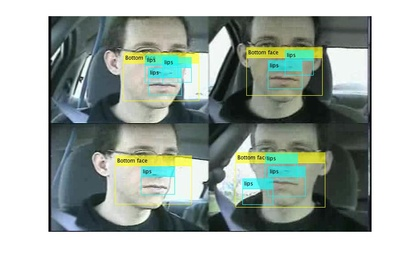
%> input picture Test_Classifier1.jpg, 420 x 274 px, shrunk from 936 x 610 before the run
$ octave --eval "result = Classifier2(imread('../Test_Classifier1.jpg'));"   (GNU Octave 9; MATLAB toolbox functions it lacks are replaced by stand-ins)
%> lines starting %> are read from the running program, lines starting %| are printed output that depends on the picture
function timeComplexity=Classifier2(image)
% Load the classifier
faceDetector = vision.CascadeObjectDetector;
myMouthDetector1 = vision.CascadeObjectDetector('lipsDetector1.xml');

% Image processing
imColor = image ;
%> imColor is the input picture: size 274x420x3 uint8; mean R, G, B 167.8, 177, 170.7
imGray = rgb2gray(imColor) ;
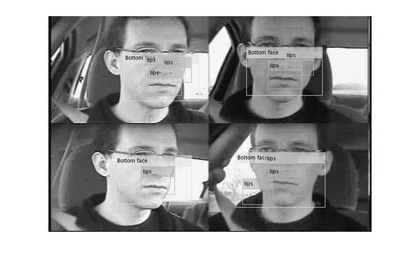
%> imGray: size 274x420 uint8; min 0, max 255, mean 173.6
bboxes = faceDetector(imColor);
%> bboxes = [119 23 84 84; 240 13 88 88; 242 118 84 84]

% Time complexity measurement
tic;
initime = cputime;
time1   = clock;

% Classifier algorithm
bboxes_m11 =[] ;
bboxes_m21 = [] ;
bboxes_m31 = [] ;
bboxes_m41 = [] ;

% Select the bottom half
bboxesBottomHalf = [bboxes(:,1),bboxes(:,2)+(bboxes(:,4)/2),bboxes(:,3),(bboxes(:,4)/2)] ;
%> bboxesBottomHalf = [119 65 84 42; 240 57 88 44; 242 160 84 42]

% Run the classifier algoithm on each faces
for i =1:size(bboxes,1)
    x_s = bboxes(i,1) ; y_s = bboxes(i,2) + (bboxes(i,4)/2) ;
    x_e = x_s + bboxes(i,3) ; y_e = y_s + (bboxes(i,4)/2) ;
    bottomHalf = imColor(y_s:y_e,x_s:x_e,:);

    % Classifier 1: HOG Feature
    bboxes_m11 = myMouthDetector1(bottomHalf);
    disp(size(bboxes_m11,1));

    if size(bboxes_m11, 1) > 1
        judge = [] ;
        for j = 1:size(bboxes_m11, 1)
            imgLip = imColor(bboxes_m11(j,2)+y_s:bboxes_m11(j,2)+y_s+bboxes_m11(j,4), ...
                bboxes_m11(j,1)+x_s:x_s+bboxes_m11(j,1)+bboxes_m11(j,3), :);

            % Classifier 2: Color Feature
            YCbCr = rgb2ycbcr(double(imgLip/256));
            Y  = double(YCbCr(:, :, 1));
            Cb = double(YCbCr(:, :, 2));
            Cr = double(YCbCr(:, :, 3));

            HSI = rgb2hsv(imgLip);
            S = HSI(:, :, 2);

            c = 0.95 * sum(sum(Cr.^2)) / sum(sum(Cr./Cb));
            lip_map = (S.^0) .* (Cr.^2) .* ( Cr.^2 - c * Cr./Cb ).^2;

            judge(j) = std(lip_map(:));

        end
        [~, index] = max(judge);
        bboxes_m21 = bboxes_m11(index, :);
        bboxes_m41 = [bboxes_m41;bboxes_m21+[x_s,y_s,0,0]] ;
    else
        bboxes_m41 = [bboxes_m41;bboxes_m11+[x_s,y_s,0,0]] ;
    end

end
%> this loop made 1 pass
%> (x_s, y_s, x_e, y_e) on pass 1: (119, 65, 203, 107)
%> pass 1, in Classifier2, `bottomHalf = imColor(y_s:y_e,x_s:x_e,:);`:
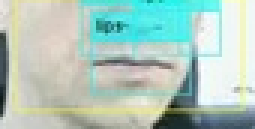
%> bottomHalf: size 43x85x3 uint8 (shown 3 times larger); mean R, G, B 175.1, 201.3, 190.7

% Time complexity measurement
fintime = cputime;
elapsed = toc;
time2   = clock;
fprintf('TIC TOC: %g\n', elapsed);
fprintf('CPUTIME: %g\n', fintime - initime);
fprintf('CLOCK:   %g\n', etime(time2, time1))
timeComplexity = [elapsed, fintime - initime, etime(time2, time1)];

% Display the results
position = [bboxesBottomHalf; bboxes_m41];
num_face = size(bboxesBottomHalf, 1);
num_lips = size(bboxes_m41, 1);
label = {};
color = {};
for i = 1:num_face
    label{end+1} = 'Bottom face';
    color{end+1} = 'yellow';
end

for i = 1:num_lips
    label{end+1} = 'lips';
    color{end+1} = 'cyan';
end
test = insertObjectAnnotation(imColor,'rectangle',position,label,'LineWidth',1,'Color',color,'TextColor','black');
figure, imshow(test);
%> (the run ends here)
